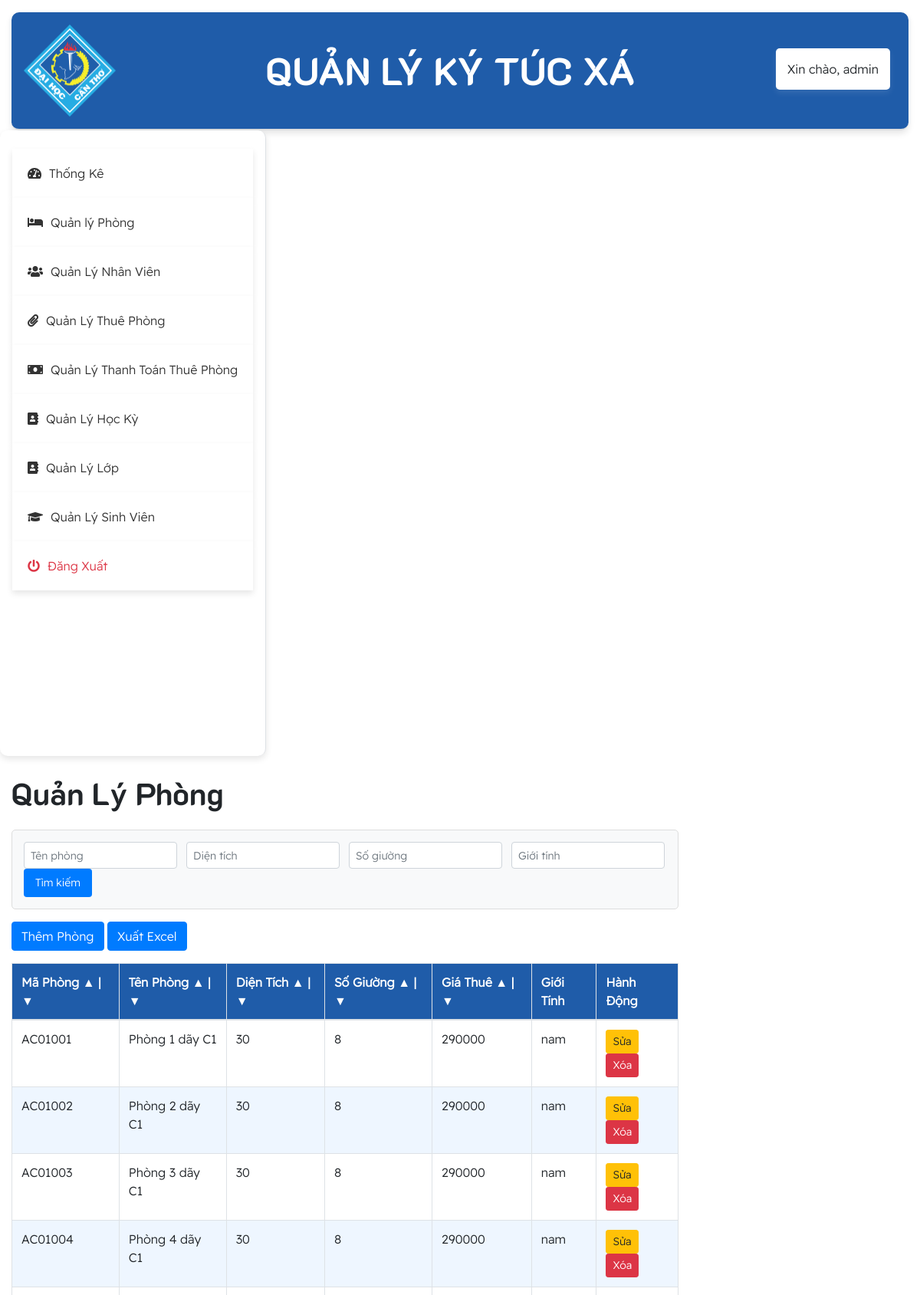
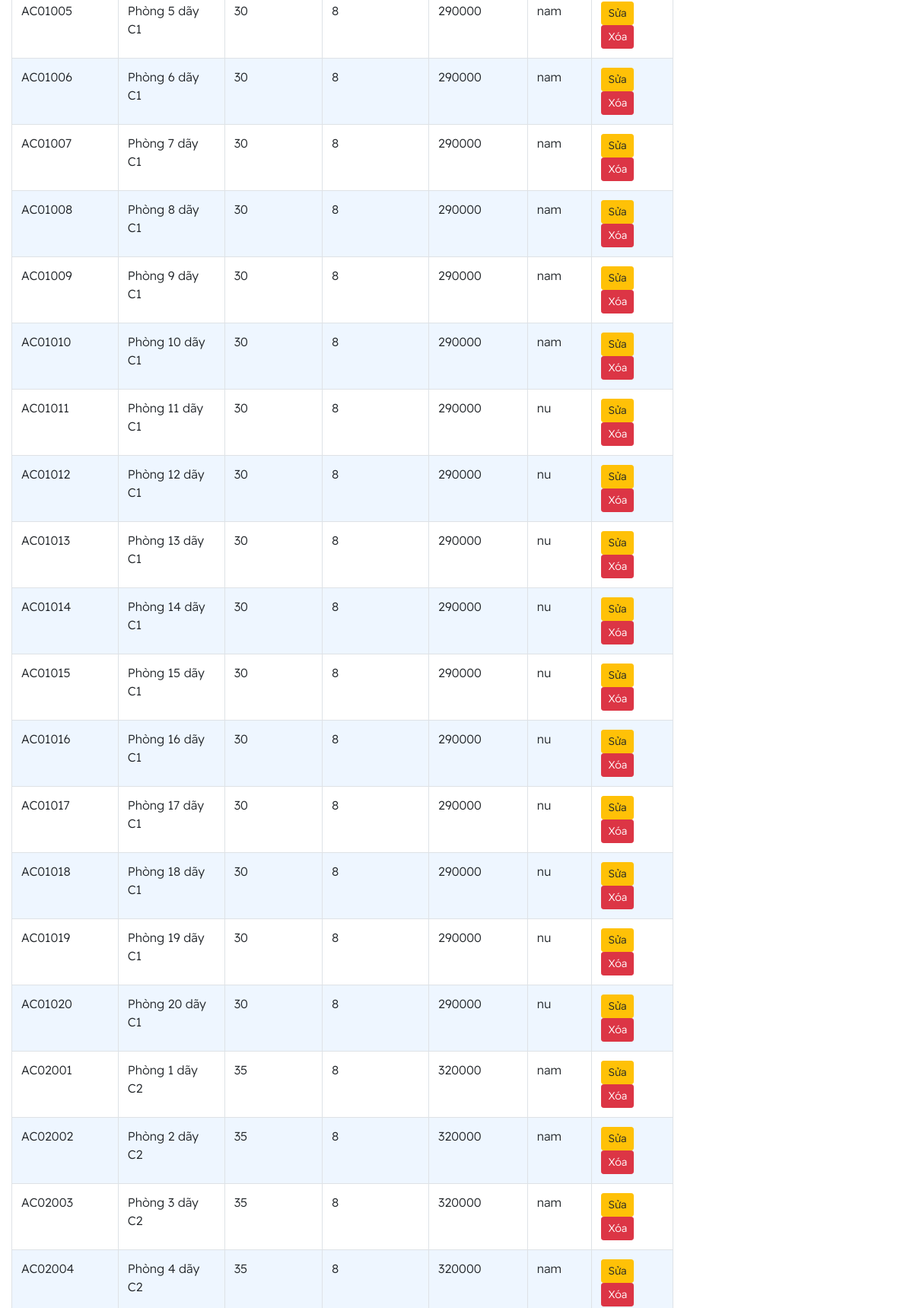
Screenshot of / (signed in, upper part) with the database file from the repository (2 pictures, top to bottom).
### tables this page shows
CREATE TABLE `phong` (
  `ma_phong` varchar(7) NOT NULL,
  `ten_phong` varchar(100) DEFAULT NULL,
  `loai_phong` varchar(3) DEFAULT NULL,
  `dien_tich` float DEFAULT NULL,
  `so_giuong` int DEFAULT NULL,
  `gia_thue` decimal(10,0) DEFAULT NULL,
  `gioi_tinh` varchar(5) NOT NULL DEFAULT 'none',
  PRIMARY KEY (`ma_phong`)
);

### app/controllers/PhongController.php (called while the page is built, shortened)
<?php
class PhongController
{
    private $phongModel;
    public function __construct($pdo)
    {
        $this->phongModel = new Phong($pdo);
    }
    public function index()
    {
        $criteria = [
            'ten_phong' => $_GET['ten_phong'] ?? '',
            'dien_tich' => $_GET['dien_tich'] ?? '',
            'so_giuong' => $_GET['so_giuong'] ?? '',
            'gioi_tinh' => $_GET['gioi_tinh'] ?? ''
        ];
        $orderBy = $_GET['order_by'] ?? 'ma_phong';
        $orderDirection = $_GET['order_direction'] ?? 'ASC';
        if (!empty($criteria['ten_phong']) || !empty($criteria['dien_tich']) || !empty($criteria['so_giuong']) || !empty($criteria['gioi_tinh'])) {
            $phongs = $this->phongModel->search($criteria, $orderBy, $orderDirection);
        } else {
            $phongs = $this->phongModel->getAll($orderBy, $orderDirection);
        }
        include '../app/views/phong/index.php';
    }
}

### app/models/Phong.php (called while the page is built, shortened)
<?php
class Phong
{
    public ?PDO $db;
    public function
        __construct(
        ?PDO $pdo
    ) {
        $this->db = $pdo;
    }
    public function getAll($orderBy = 'ma_phong', $orderDirection = 'ASC')
    {
        $query = "SELECT * FROM phong ORDER BY $orderBy $orderDirection";
        $stmt = $this->db->prepare($query);
        $stmt->execute();
        return $stmt->fetchAll();
    }
}

### app/views/phong/index.php (the view, shortened to what this page needs)
<!DOCTYPE html>
<html lang="en">
<head>
    <link href="https://stackpath.bootstrapcdn.com/bootstrap/4.5.2/css/bootstrap.min.css" rel="stylesheet">
    <link rel="stylesheet" href="https://cdnjs.cloudflare.com/ajax/libs/font-awesome/5.15.4/css/all.min.css">
    <link rel="stylesheet" type="text/css" href="style.css">
</head>
<body>
    <div class="container-fluid mt-3">
        <div class="row">
            <div class="col-md-12">
                <?php include '../app/views/header.php'; ?>
            </div>
        </div>
        <div class="row">
            <div>
                <?php include '../app/views/nav.php'; ?>
            </div>
            <div class="col-md-9">
                <div class="content mt-4">
                    <h1 class="mb-4">Quản Lý Phòng</h1>
                    <form action="/phong" method="get" class="mb-3">
                        <div class="form-row">
                            <div class="col">
                                <input type="text" name="ten_phong" class="form-control" placeholder="Tên phòng"
                                    value="<?= htmlspecialchars($_GET['ten_phong'] ?? '') ?>">
                            </div>
                            <div class="col">
                                <input type="text" name="dien_tich" class="form-control" placeholder="Diện tích"
                                    value="<?= htmlspecialchars($_GET['dien_tich'] ?? '') ?>">
                            </div>
                            <div class="col">
                                <input type="number" name="so_giuong" class="form-control" placeholder="Số giường"
                                    value="<?= htmlspecialchars($_GET['so_giuong'] ?? '') ?>">
                            </div>
                            <div class="col">
                                <input type="text" name="gioi_tinh" class="form-control" placeholder="Giới tính"
                                    value="<?= htmlspecialchars($_GET['gioi_tinh'] ?? '') ?>">
                            </div>
                            <div class="col">
                                <button type="submit" class="btn btn-primary">Tìm kiếm</button>
                            </div>
                        </div>
                    </form>
                    <a href="/phong/create" class="btn btn-primary mb-3">Thêm Phòng</a>
                    <a href="/export_phong" class="btn btn-primary mb-3">Xuất Excel</a>
                    <table class="table table-bordered table-hover">
                        <thead class="custom-thead">
                            <tr>
                                <th>Mã Phòng<a href="?order_by=ma_phong&order_direction=ASC"> ▲</a> | <a href="?order_by=ma_phong&order_direction=DESC">▼</a></th>
                                <th>Tên Phòng<a href="?order_by=ten_phong&order_direction=ASC"> ▲</a> | <a href="?order_by=ten_phong&order_direction=DESC">▼</a></th>
                                <th>Diện Tích<a href="?order_by=dien_tich&order_direction=ASC"> ▲</a> | <a href="?order_by=dien_tich&order_direction=DESC">▼</a></th>
                                <th>Số Giường<a href="?order_by=so_giuong&order_direction=ASC"> ▲</a> | <a href="?order_by=so_giuong&order_direction=DESC">▼</a></th>
                                <th>Giá Thuê<a href="?order_by=gia_thue&order_direction=ASC"> ▲</a> | <a href="?order_by=gia_thue&order_direction=DESC">▼</a></th>
                                <th>Giới Tính</th>
                                <th>Hành Động</th>
                            </tr>
                        </thead>
                        <tbody>
                            <?php if (isset($_GET['ten_phong']) || isset($_GET['dien_tich']) || isset($_GET['so_giuong'])): ?>
                            <?php if (empty($phongs)): ?>
                            <tr>
                                <td colspan="7">Không tìm thấy phòng nào phù hợp.</td>
                            </tr>
                            <?php else: ?>
                            <?php foreach ($phongs as $phong): ?>
                            <tr>
                                <td><?= htmlspecialchars($phong['ma_phong']) ?></td>
                                <td><?= htmlspecialchars($phong['ten_phong']) ?></td>
                                <td><?= htmlspecialchars($phong['dien_tich']) ?></td>
                                <td><?= htmlspecialchars($phong['so_giuong']) ?></td>
                                <td><?= htmlspecialchars($phong['gia_thue']) ?></td>
                                <td><?= htmlspecialchars($phong['gioi_tinh']) ?></td>
                                <td>
                                    <a href="/phong/edit/<?= $phong['ma_phong'] ?>"
                                        class="btn btn-warning btn-sm">Sửa</a>
                                    <a href="/phong/delete/<?= $phong['ma_phong'] ?>"
                                        class="btn btn-danger btn-sm">Xóa</a>
                                </td>
                            </tr>
                            <?php endforeach; ?>
                            <?php endif; ?>
                            <?php else: ?>
                            <?php foreach ($phongs as $phong): ?>
                            <tr>
                                <td><?= htmlspecialchars($phong['ma_phong']) ?></td>
                                <td><?= htmlspecialchars($phong['ten_phong']) ?></td>
                                <td><?= htmlspecialchars($phong['dien_tich']) ?></td>
                                <td><?= htmlspecialchars($phong['so_giuong']) ?></td>
                                <td><?= htmlspecialchars($phong['gia_thue']) ?></td>
                                <td><?= htmlspecialchars($phong['gioi_tinh']) ?></td>
                                <td>
                                    <a href="/phong/edit/<?= $phong['ma_phong'] ?>"
                                        class="btn btn-warning btn-sm">Sửa</a>
                                    <a href="/phong/delete/<?= $phong['ma_phong'] ?>" class="btn btn-danger btn-sm"
                                        onclick="return confirmDelete();">Xóa</a>
                                </td>
                            </tr>
                            <?php endforeach; ?>
                            <?php endif; ?>
                        </tbody>
                    </table>
                </div>
            </div>
        </div>
    </div>
</body>
</html>

### public/style.css (style rules this page uses)
:root { --main-bg-color: #009d63; --main-text-color: #009d63; --second-text-color: #bbbec5; --second-bg-color: #c1efde; }
.custom-thead { background-color: #1f5ca9; color: white; }
h1 { font-family: 'CustomFont', sans-serif; }
body { font-family: 'CustomFont1', sans-serif; }
form.mb-3 { display: flex; justify-content: flex-start; gap: 10px; align-items: center; background-color: #f8f9fa; padding: 15px; border-radius: 5px; border: 1px solid #ddd; }
form.mb-3 input[type="text"], form.mb-3 input[type="number"] { padding: 8px; font-size: 14px; border: 1px solid #ced4da; border-radius: 4px; width: 200px; }
form.mb-3 button { padding: 8px 15px; font-size: 14px; color: #fff; background-color: #007bff; border: none; border-radius: 4px; cursor: pointer; transition: background-color 0.3s ease; }
.custom-thead th a { color: white; text-decoration: none; }
.table tbody tr:nth-child(even) { background-color: #eef6ff; }
.table tbody tr:nth-child(odd) { background-color: #ffffff; }

### rows the page displays
phong: ma_phong "AC01001", ten_phong "Phòng 1 dãy C1", dien_tich "30", so_giuong "8", gia_thue "290000", gioi_tinh "nam"
phong: ma_phong "AC01002", ten_phong "Phòng 2 dãy C1", dien_tich "30", so_giuong "8", gia_thue "290000", gioi_tinh "nam"
phong: ma_phong "AC01003", ten_phong "Phòng 3 dãy C1", dien_tich "30", so_giuong "8", gia_thue "290000", gioi_tinh "nam"
phong: ma_phong "AC01004", ten_phong "Phòng 4 dãy C1", dien_tich "30", so_giuong "8", gia_thue "290000", gioi_tinh "nam"
phong: ma_phong "AC01005", ten_phong "Phòng 5 dãy C1", dien_tich "30", so_giuong "8", gia_thue "290000", gioi_tinh "nam"
phong: ma_phong "AC01006", ten_phong "Phòng 6 dãy C1", dien_tich "30", so_giuong "8", gia_thue "290000", gioi_tinh "nam"
phong: ma_phong "AC01007", ten_phong "Phòng 7 dãy C1", dien_tich "30", so_giuong "8", gia_thue "290000", gioi_tinh "nam"
phong: ma_phong "AC01008", ten_phong "Phòng 8 dãy C1", dien_tich "30", so_giuong "8", gia_thue "290000", gioi_tinh "nam"
phong: ma_phong "AC01009", ten_phong "Phòng 9 dãy C1", dien_tich "30", so_giuong "8", gia_thue "290000", gioi_tinh "nam"
phong: ma_phong "AC01010", ten_phong "Phòng 10 dãy C1", dien_tich "30", so_giuong "8", gia_thue "290000", gioi_tinh "nam"
phong: ma_phong "AC01011", ten_phong "Phòng 11 dãy C1", dien_tich "30", so_giuong "8", gia_thue "290000", gioi_tinh "nu"
phong: ma_phong "AC01012", ten_phong "Phòng 12 dãy C1", dien_tich "30", so_giuong "8", gia_thue "290000", gioi_tinh "nu"
phong: ma_phong "AC01013", ten_phong "Phòng 13 dãy C1", dien_tich "30", so_giuong "8", gia_thue "290000", gioi_tinh "nu"
phong: ma_phong "AC01014", ten_phong "Phòng 14 dãy C1", dien_tich "30", so_giuong "8", gia_thue "290000", gioi_tinh "nu"
phong: ma_phong "AC01015", ten_phong "Phòng 15 dãy C1", dien_tich "30", so_giuong "8", gia_thue "290000", gioi_tinh "nu"
phong: ma_phong "AC01016", ten_phong "Phòng 16 dãy C1", dien_tich "30", so_giuong "8", gia_thue "290000", gioi_tinh "nu"
phong: ma_phong "AC01017", ten_phong "Phòng 17 dãy C1", dien_tich "30", so_giuong "8", gia_thue "290000", gioi_tinh "nu"
phong: ma_phong "AC01018", ten_phong "Phòng 18 dãy C1", dien_tich "30", so_giuong "8", gia_thue "290000", gioi_tinh "nu"
phong: ma_phong "AC01019", ten_phong "Phòng 19 dãy C1", dien_tich "30", so_giuong "8", gia_thue "290000", gioi_tinh "nu"
phong: ma_phong "AC01020", ten_phong "Phòng 20 dãy C1", dien_tich "30", so_giuong "8", gia_thue "290000", gioi_tinh "nu"
phong: ma_phong "AC02001", ten_phong "Phòng 1 dãy C2", dien_tich "35", so_giuong "8", gia_thue "320000", gioi_tinh "nam"
phong: ma_phong "AC02002", ten_phong "Phòng 2 dãy C2", dien_tich "35", so_giuong "8", gia_thue "320000", gioi_tinh "nam"
phong: ma_phong "AC02003", ten_phong "Phòng 3 dãy C2", dien_tich "35", so_giuong "8", gia_thue "320000", gioi_tinh "nam"
phong: ma_phong "AC02004", ten_phong "Phòng 4 dãy C2", dien_tich "35", so_giuong "8", gia_thue "320000", gioi_tinh "nam"

### other values shown
$_SESSION['ho_ten'] "admin"
